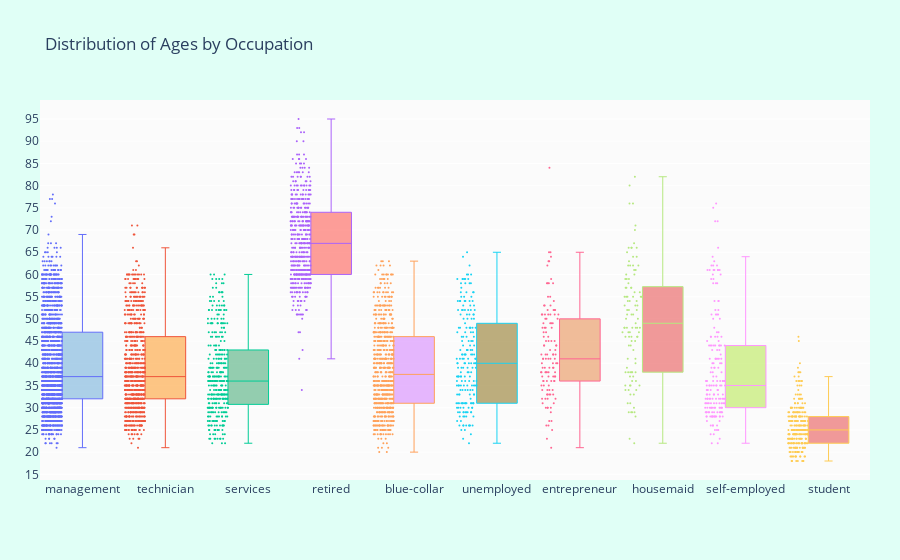

Source (notebook cell):
### Code cell
# Now let's see which occupation tended to have more balance in their accounts

suscribed_df = df.loc[df["deposit"] == "yes"]

occupations = df["job"].unique().tolist()

# Get the balances by jobs
management = suscribed_df["age"].loc[suscribed_df["job"] == "management"].values
technician = suscribed_df["age"].loc[suscribed_df["job"] == "technician"].values
services = suscribed_df["age"].loc[suscribed_df["job"] == "services"].values
retired = suscribed_df["age"].loc[suscribed_df["job"] == "retired"].values
blue_collar = suscribed_df["age"].loc[suscribed_df["job"] == "blue-collar"].values
unemployed = suscribed_df["age"].loc[suscribed_df["job"] == "unemployed"].values
entrepreneur = suscribed_df["age"].loc[suscribed_df["job"] == "entrepreneur"].values
housemaid = suscribed_df["age"].loc[suscribed_df["job"] == "housemaid"].values
self_employed = suscribed_df["age"].loc[suscribed_df["job"] == "self-employed"].values
student = suscribed_df["age"].loc[suscribed_df["job"] == "student"].values


ages = [management, technician, services, retired, blue_collar, unemployed, 
         entrepreneur, housemaid, self_employed, student]

colors = ['rgba(93, 164, 214, 0.5)', 'rgba(255, 144, 14, 0.5)',
          'rgba(44, 160, 101, 0.5)', 'rgba(255, 65, 54, 0.5)', 
          'rgba(207, 114, 255, 0.5)', 'rgba(127, 96, 0, 0.5)',
         'rgba(229, 126, 56, 0.5)', 'rgba(229, 56, 56, 0.5)',
         'rgba(174, 229, 56, 0.5)', 'rgba(229, 56, 56, 0.5)']

traces = []

for xd, yd, cls in zip(occupations, ages, colors):
        traces.append(go.Box(
            y=yd,
            name=xd,
            boxpoints='all',
            jitter=0.5,
            whiskerwidth=0.2,
            fillcolor=cls,
            marker=dict(
                size=2,
            ),
            line=dict(width=1),
        ))

layout = go.Layout(
    title='Distribution of Ages by Occupation',
    yaxis=dict(
        autorange=True,
        showgrid=True,
        zeroline=True,
        dtick=5,
        gridcolor='rgb(255, 255, 255)',
        gridwidth=1,
        zerolinecolor='rgb(255, 255, 255)',
        zerolinewidth=2,
    ),
    margin=dict(
        l=40,
        r=30,
        b=80,
        t=100,
    ),
    paper_bgcolor='rgb(224,255,246)',
    plot_bgcolor='rgb(251,251,251)',
    showlegend=False
)

fig = go.Figure(data=traces, layout=layout)
iplot(fig)

### Figure 1 — Plotly figure (JSON) as saved in the notebook; plotly's stock layout.template omitted (floating-point values rounded to 4 significant figures; data arrays with more than 128 entries replaced by an {"elided": "..."} marker saying what was removed)
{"data": [{"boxpoints": "all", "fillcolor": "rgba(93, 164, 214, 0.5)", "jitter": 0.5, "line": {"width": 1}, "marker": {"size": 2}, "name": "management", "type": "box", "whiskerwidth": 0.2, "y": {"elided": "1932 int values"}}, {"boxpoints": "all", "fillcolor": "rgba(255, 144, 14, 0.5)", "jitter": 0.5, "line": {"width": 1}, "marker": {"size": 2}, "name": "technician", "type": "box", "whiskerwidth": 0.2, "y": {"elided": "840 int values"}}, {"boxpoints": "all", "fillcolor": "rgba(44, 160, 101, 0.5)", "jitter": 0.5, "line": {"width": 1}, "marker": {"size": 2}, "name": "services", "type": "box", "whiskerwidth": 0.2, "y": {"elided": "369 int values"}}, {"boxpoints": "all", "fillcolor": "rgba(255, 65, 54, 0.5)", "jitter": 0.5, "line": {"width": 1}, "marker": {"size": 2}, "name": "retired", "type": "box", "whiskerwidth": 0.2, "y": {"elided": "516 int values"}}, {"boxpoints": "all", "fillcolor": "rgba(207, 114, 255, 0.5)", "jitter": 0.5, "line": {"width": 1}, "marker": {"size": 2}, "name": "blue-collar", "type": "box", "whiskerwidth": 0.2, "y": {"elided": "708 int values"}}, {"boxpoints": "all", "fillcolor": "rgba(127, 96, 0, 0.5)", "jitter": 0.5, "line": {"width": 1}, "marker": {"size": 2}, "name": "unemployed", "type": "box", "whiskerwidth": 0.2, "y": {"elided": "202 int values"}}, {"boxpoints": "all", "fillcolor": "rgba(229, 126, 56, 0.5)", "jitter": 0.5, "line": {"width": 1}, "marker": {"size": 2}, "name": "entrepreneur", "type": "box", "whiskerwidth": 0.2, "y": [23, 45, 30, 51, 53, 43, 47, 58, 42, 42, 36, 41, 40, 36, 33, 52, 33, 45, 35, 34, 30, 51, 46, 27, 40, 43, 35, 50, 38, 41, 38, 49, 50, 42, 48, 44, 46, 51, 27, 31, 45, 37, 39, 51, 30, 45, 38, 52, 41, 33, 30, 26, 26, 48, 34, 47, 51, 32, 36, 54, 52, 32, 51, 49, 35, 34, 34, 58, 39, 39, 37, 38, 37, 55, 38, 36, 52, 37, 42, 41, 44, 55, 39, 25, 53, 84, 51, 64, 53, 33, 65, 32, 63, 21, 38, 65, 33, 40, 40, 63, 44, 38, 49, 36, 42, 36, 32, 48, 41, 58, 59, 31, 49, 42, 39, 29, 50, 41, 62, 44, 37, 58, 48]}, {"boxpoints": "all", "fillcolor": "rgba(229, 56, 56, 0.5)", "jitter": 0.5, "line": {"width": 1}, "marker": {"size": 2}, "name": "housemaid", "type": "box", "whiskerwidth": 0.2, "y": [52, 53, 56, 41, 57, 47, 55, 35, 52, 46, 55, 39, 48, 53, 46, 44, 59, 55, 51, 59, 57, 34, 33, 34, 59, 48, 62, 65, 33, 41, 62, 76, 51, 23, 38, 47, 43, 35, 36, 38, 35, 58, 49, 70, 34, 45, 48, 63, 50, 52, 66, 76, 53, 38, 57, 71, 46, 66, 38, 64, 29, 80, 48, 38, 56, 55, 29, 46, 48, 66, 55, 82, 48, 48, 29, 67, 61, 61, 31, 47, 66, 45, 54, 55, 55, 60, 28, 62, 47, 31, 50, 40, 54, 54, 46, 29, 64, 30, 62, 36, 37, 60, 57, 37, 51, 44, 22, 35, 38]}, {"boxpoints": "all", "fillcolor": "rgba(174, 229, 56, 0.5)", "jitter": 0.5, "line": {"width": 1}, "marker": {"size": 2}, "name": "self-employed", "type": "box", "whiskerwidth": 0.2, "y": {"elided": "187 int values"}}, {"boxpoints": "all", "fillcolor": "rgba(229, 56, 56, 0.5)", "jitter": 0.5, "line": {"width": 1}, "marker": {"size": 2}, "name": "student", "type": "box", "whiskerwidth": 0.2, "y": {"elided": "269 int values"}}], "layout": {"margin": {"b": 80, "l": 40, "r": 30, "t": 100}, "paper_bgcolor": "rgb(224,255,246)", "plot_bgcolor": "rgb(251,251,251)", "showlegend": false, "title": {"text": "Distribution of Ages by Occupation"}, "yaxis": {"autorange": true, "dtick": 5, "gridcolor": "rgb(255, 255, 255)", "gridwidth": 1, "showgrid": true, "zeroline": true, "zerolinecolor": "rgb(255, 255, 255)", "zerolinewidth": 2}}}
